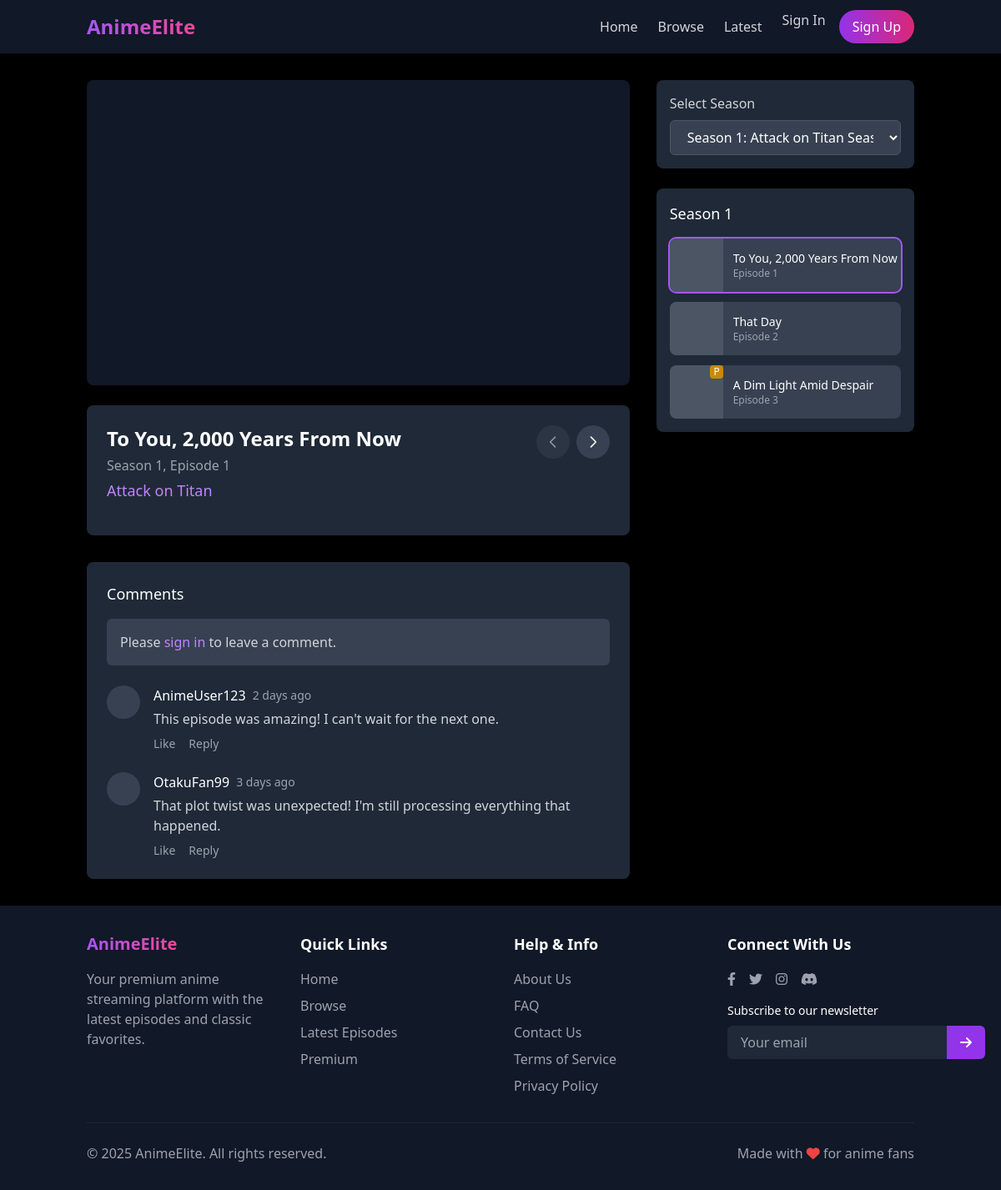
Screenshot of /player.php?anime=1&season=1&episode=1 with the database file from the repository.
### tables this page shows
CREATE TABLE IF NOT EXISTS episodes (
    id INT AUTO_INCREMENT PRIMARY KEY,
    season_id INT NOT NULL,
    episode_number INT NOT NULL,
    title VARCHAR(255) NOT NULL,
    description TEXT,
    thumbnail VARCHAR(255),
    video_url TEXT NOT NULL,
    duration VARCHAR(10),
    is_premium TINYINT(1) DEFAULT 0,
    created_at TIMESTAMP DEFAULT CURRENT_TIMESTAMP,
    updated_at TIMESTAMP DEFAULT CURRENT_TIMESTAMP ON UPDATE CURRENT_TIMESTAMP,
    FOREIGN KEY (season_id) REFERENCES seasons(id) ON DELETE CASCADE,
    UNIQUE KEY unique_episode (season_id, episode_number)
);

CREATE TABLE IF NOT EXISTS seasons (
    id INT AUTO_INCREMENT PRIMARY KEY,
    anime_id INT NOT NULL,
    season_number INT NOT NULL,
    title VARCHAR(255),
    description TEXT,
    cover_image VARCHAR(255),
    release_year VARCHAR(4),
    created_at TIMESTAMP DEFAULT CURRENT_TIMESTAMP,
    updated_at TIMESTAMP DEFAULT CURRENT_TIMESTAMP ON UPDATE CURRENT_TIMESTAMP,
    FOREIGN KEY (anime_id) REFERENCES anime(id) ON DELETE CASCADE,
    UNIQUE KEY unique_season (anime_id, season_number)
);

CREATE TABLE IF NOT EXISTS anime (
    id INT AUTO_INCREMENT PRIMARY KEY,
    title VARCHAR(255) NOT NULL,
    description TEXT,
    cover_image VARCHAR(255),
    release_year VARCHAR(4),
    genres VARCHAR(255),
    status ENUM('ongoing', 'completed', 'upcoming') DEFAULT 'ongoing',
    created_at TIMESTAMP DEFAULT CURRENT_TIMESTAMP,
    updated_at TIMESTAMP DEFAULT CURRENT_TIMESTAMP ON UPDATE CURRENT_TIMESTAMP
);

### player.php (the view, shortened to what this page needs)
<?php
require_once 'config.php';
$animeId = isset($_GET['anime']) ? intval($_GET['anime']) : 0;
$episodeId = isset($_GET['episode']) ? intval($_GET['episode']) : 0;
$error = '';
$anime = null;
$seasons = [];
$currentEpisode = null;
$isPremiumEpisode = false;
$userHasPremium = false;
if (!$animeId) {
    $error = "No anime specified.";
} else {
    try {
        $pdo = new PDO("mysql:host=$host;dbname=$dbname", $username, $password);
        $pdo->setAttribute(PDO::ATTR_ERRMODE, PDO::ERRMODE_EXCEPTION);
        $stmt = $pdo->prepare("SELECT * FROM anime WHERE id = ?");
        $stmt->execute([$animeId]);
        if ($stmt->rowCount() === 0) {
            $error = "Anime not found.";
        } else {
            $anime = $stmt->fetch(PDO::FETCH_ASSOC);
            $stmt = $pdo->prepare("SELECT * FROM seasons WHERE anime_id = ? ORDER BY season_number");
            $stmt->execute([$animeId]);
            $seasons = $stmt->fetchAll(PDO::FETCH_ASSOC);
            foreach ($seasons as &$season) {
                $stmt = $pdo->prepare("SELECT * FROM episodes WHERE season_id = ? ORDER BY episode_number");
                $stmt->execute([$season['id']]);
                $season['episodes'] = $stmt->fetchAll(PDO::FETCH_ASSOC);
            }
            if ($episodeId) {
                $stmt = $pdo->prepare("SELECT e.*, s.season_number, s.title as season_title
                                      FROM episodes e
                                      JOIN seasons s ON e.season_id = s.id
                                      WHERE e.id = ? AND s.anime_id = ?");
                $stmt->execute([$episodeId, $animeId]);
                if ($stmt->rowCount() === 1) {
                    $currentEpisode = $stmt->fetch(PDO::FETCH_ASSOC);
                }
            }
        }
    } catch (PDOException $e) {
        $error = "Database error: " . $e->getMessage();
    }
}
include 'includes/header.php';
?>
<main class="container mx-auto px-4 py-8">
    <?php if ($error): ?>
    <div class="bg-red-900 text-white p-4 rounded-lg mb-4">
        <h3 class="font-bold mb-2">Error</h3>
        <p><?= htmlspecialchars($error) ?></p>
        <a href="index.php" class="inline-block mt-4 bg-white text-red-900 px-4 py-2 rounded-lg font-medium">Back to Home</a>
    </div>
    <?php else: ?>
    <div class="grid grid-cols-1 md:grid-cols-3 gap-8">
        <div class="md:col-span-2">
            <div id="player-container" class="relative bg-gray-900 rounded-lg overflow-hidden mb-6">
                <div class="aspect-w-16">
                    <?php if ($currentEpisode): ?>
                    <iframe id="video-player" src="<?= htmlspecialchars($currentEpisode['video_url']) ?>"
                        class="<?= ($isPremiumEpisode && !$userHasPremium) ? 'opacity-20' : '' ?>"
                        allowfullscreen frameborder="0"></iframe>
                    <?php else: ?>
                    <div id="player-placeholder" class="bg-gray-800 flex items-center justify-center">
                        <span class="text-gray-400">No episode selected</span>
                    </div>
                    <?php endif; ?>
                </div>
            </div>
            <?php if ($currentEpisode): ?>
            <div class="bg-gray-800 rounded-lg p-6 mb-8">
                <div class="flex justify-between items-start mb-4">
                    <div>
                        <h1 id="episode-title" class="text-2xl font-bold text-white mb-1"><?= htmlspecialchars($currentEpisode['title']) ?></h1>
                        <p id="episode-number" class="text-gray-400 mb-1">Season <?= $currentEpisode['season_number'] ?>, Episode <?= $currentEpisode['episode_number'] ?></p>
                        <h2 id="anime-title" class="text-lg font-medium text-purple-400"><?= htmlspecialchars($anime['title']) ?></h2>
                    </div>
                    <div class="flex gap-2">
                        <?php
                        $prevEpisode = null;
                        $nextEpisode = null;
                        $foundCurrent = false;
                        foreach ($seasons as $season) {
                            foreach ($season['episodes'] as $episode) {
                                if ($foundCurrent) {
                                    $nextEpisode = [
                                        'id' => $episode['id'],
                                        'season_id' => $season['id']
                                    ];
                                    break 2;
                                }
                                if ($episode['id'] == $currentEpisode['id']) {
                                    $foundCurrent = true;
                                } else {
                                    $prevEpisode = [
                                        'id' => $episode['id'],
                                        'season_id' => $season['id']
                                    ];
                                }
                            }
                        }
                        ?>
                        <?php if ($prevEpisode): ?>
                        <a href="?anime=<?= $animeId ?>&season=<?= $prevEpisode['season_id'] ?>&episode=<?= $prevEpisode['id'] ?>"
                           class="flex items-center justify-center w-10 h-10 bg-gray-700 hover:bg-gray-600 rounded-full transition-colors">
                            <svg class="w-5 h-5" fill="none" stroke="currentColor" viewBox="0 0 24 24" xmlns="http://www.w3.org/2000/svg">
                                <path stroke-linecap="round" stroke-linejoin="round" stroke-width="2" d="M15 19l-7-7 7-7"></path>
                            </svg>
                        </a>
                        <?php else: ?>
                        <button disabled class="flex items-center justify-center w-10 h-10 bg-gray-700 opacity-50 cursor-not-allowed rounded-full">
                            <svg class="w-5 h-5" fill="none" stroke="currentColor" viewBox="0 0 24 24" xmlns="http://www.w3.org/2000/svg">
                                <path stroke-linecap="round" stroke-linejoin="round" stroke-width="2" d="M15 19l-7-7 7-7"></path>
                            </svg>
                        </button>
                        <?php endif; ?>
                        <?php if ($nextEpisode): ?>
                        <a href="?anime=<?= $animeId ?>&season=<?= $nextEpisode['season_id'] ?>&episode=<?= $nextEpisode['id'] ?>"
                           class="flex items-center justify-center w-10 h-10 bg-gray-700 hover:bg-gray-600 rounded-full transition-colors">
                            <svg class="w-5 h-5" fill="none" stroke="currentColor" viewBox="0 0 24 24" xmlns="http://www.w3.org/2000/svg">
                                <path stroke-linecap="round" stroke-linejoin="round" stroke-width="2" d="M9 5l7 7-7 7"></path>
                            </svg>
                        </a>
                        <?php endif; ?>
                    </div>
                </div>
            </div>
            <?php endif; ?>
            <div class="bg-gray-800 rounded-lg p-6">
                <h3 class="text-lg font-medium text-white mb-4">Comments</h3>
                <?php if (isset($userData) && $userData): ?>
                <form class="mb-6">
                    <div class="mb-4">
                        <textarea class="w-full px-4 py-2 rounded-md bg-gray-700 text-white border border-gray-600 focus:outline-none focus:border-purple-500"
                                rows="3" placeholder="Add a comment..."></textarea>
                    </div>
                    <button type="submit" class="bg-purple-600 hover:bg-purple-700 text-white font-medium py-2 px-4 rounded-md transition-colors">
                        Post Comment
                    </button>
                </form>
                <?php else: ?>
                <div class="bg-gray-700 p-4 rounded-md mb-6">
                    <p class="text-gray-300">Please <a href="login.php" class="text-purple-400 hover:text-purple-300">sign in</a> to leave a comment.</p>
                </div>
                <?php endif; ?>
                <div class="space-y-6">
                    <div class="flex gap-4">
                        <div class="w-10 h-10 rounded-full bg-gray-700 flex-shrink-0"></div>
                        <div>
                            <div class="flex items-center">
                                <h4 class="font-medium text-white">AnimeUser123</h4>
                                <span class="text-gray-400 text-sm ml-2">2 days ago</span>
                            </div>
                            <p class="text-gray-300 mt-1">This episode was amazing! I can't wait for the next one.</p>
                            <div class="flex gap-4 mt-2 text-sm text-gray-400">
                                <button class="hover:text-white transition-colors">Like</button>
                                <button class="hover:text-white transition-colors">Reply</button>
                            </div>
                        </div>
                    </div>
                    <div class="flex gap-4">
                        <div class="w-10 h-10 rounded-full bg-gray-700 flex-shrink-0"></div>
                        <div>
                            <div class="flex items-center">
                                <h4 class="font-medium text-white">OtakuFan99</h4>
                                <span class="text-gray-400 text-sm ml-2">3 days ago</span>
                            </div>
                            <p class="text-gray-300 mt-1">That plot twist was unexpected! I'm still processing everything that happened.</p>
                            <div class="flex gap-4 mt-2 text-sm text-gray-400">
                                <button class="hover:text-white transition-colors">Like</button>
                                <button class="hover:text-white transition-colors">Reply</button>
                            </div>
                        </div>
                    </div>
                </div>
            </div>
        </div>
        <div class="md:col-span-1">
            <div class="bg-gray-800 rounded-lg p-4 mb-6">
                <label for="season-selector" class="block text-gray-300 mb-2">Select Season</label>
                <select id="season-selector" class="w-full bg-gray-700 text-white border border-gray-600 rounded-md px-4 py-2 focus:outline-none focus:border-purple-500">
                    <?php foreach ($seasons as $season): ?>
                    <option value="<?= $season['id'] ?>" <?= ($currentEpisode && $currentEpisode['season_id'] == $season['id']) ? 'selected' : '' ?>>
                        Season <?= $season['season_number'] ?><?= $season['title'] ? ': ' . htmlspecialchars($season['title']) : '' ?>
                    </option>
                    <?php endforeach; ?>
                </select>
            </div>
            <div class="bg-gray-800 rounded-lg p-4">
                <h3 id="season-title" class="text-lg font-medium text-white mb-4">
                    <?= $currentEpisode ? 'Season ' . $currentEpisode['season_number'] : 'Episodes' ?>
                </h3>
                <div id="episode-list" class="space-y-3">
                    <?php
                    $currentSeasonId = $currentEpisode ? $currentEpisode['season_id'] : ($seasons[0]['id'] ?? 0);
                    $currentSeasonEpisodes = [];
                    foreach ($seasons as $season) {
                        if ($season['id'] == $currentSeasonId) {
                            $currentSeasonEpisodes = $season['episodes'];
                            break;
                        }
                    }
                    ?>
                    <?php if (empty($currentSeasonEpisodes)): ?>
                    <div class="text-center py-8 text-gray-400">No episodes available for this season.</div>
                    <?php else: ?>
                        <?php foreach ($currentSeasonEpisodes as $episode): ?>
                        <a href="?anime=<?= $animeId ?>&season=<?= $episode['season_id'] ?>&episode=<?= $episode['id'] ?>"
                           class="bg-gray-700 hover:bg-gray-600 rounded-lg overflow-hidden transition-all duration-200 flex items-center
                                 <?= ($currentEpisode && $currentEpisode['id'] == $episode['id']) ? 'bg-gray-600 ring-2 ring-purple-500' : '' ?>">
                            <div class="w-16 h-16 flex-shrink-0 relative bg-gray-600">
                                <?php if ($episode['is_premium'] == 1): ?>
                                <span class="absolute top-0 right-0 bg-yellow-600 text-white text-xs px-1 rounded">P</span>
                                <?php endif; ?>
                            </div>
                            <div class="p-3 flex-grow">
                                <h4 class="text-sm font-medium truncate"><?= htmlspecialchars($episode['title']) ?></h4>
                                <p class="text-xs text-gray-400">Episode <?= $episode['episode_number'] ?><?= $episode['duration'] ? ' • ' . $episode['duration'] . ' min' : '' ?></p>
                            </div>
                        </a>
                        <?php endforeach; ?>
                    <?php endif; ?>
                </div>
            </div>
        </div>
    </div>
    <?php endif; ?>
</main>
<?php
include 'includes/footer.php';
?>

### rows the page displays
episodes: title "To You, 2,000 Years From Now", season.season_number "1", episode_number "1", season "Season 1: Attack on Titan Season 1"
anime: title "Attack on Titan"
episodes: title "That Day", episode_number "2"
episodes: is_premium "P", title "A Dim Light Amid Despair", episode_number "3"
